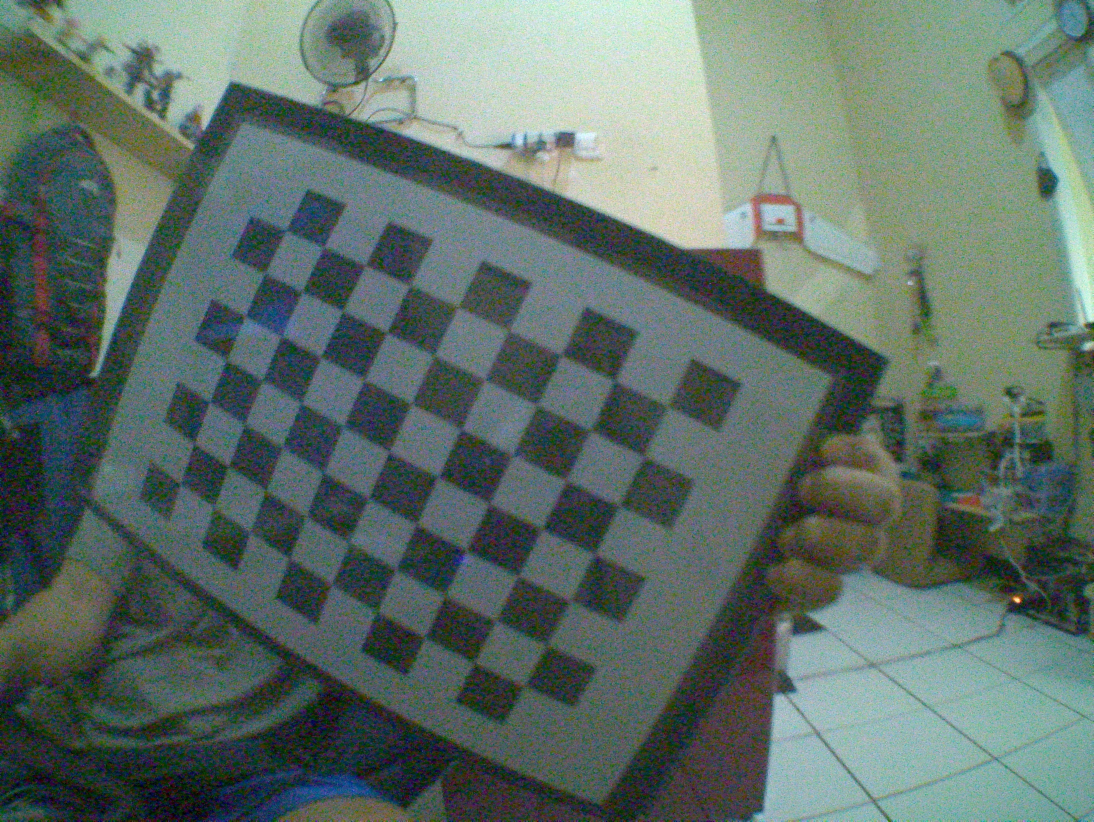
#> input picture capture/cam_0_11.jpg, 3280 x 2464 px (shown at 1/3 size); its folder holds only this picture in this run
$ python find_chessboard_corners.py
#> lines starting #> are read from the running program, lines starting #| are printed output that depends on the picture; after the words box and inside, x2 and y2 are one past the last pixel; in counts of white or black regions, pixels touching at a corner belong together; long printed decimals are rounded
import numpy as np
import cv2
import os

# Parameter
CHESSBOARD_SIZE = (7,9)

# termination criteria
criteria = (cv2.TERM_CRITERIA_EPS + cv2.TERM_CRITERIA_MAX_ITER, 30, 0.001)

# prepare object points, like (0,0,0), (1,0,0), (2,0,0) ....,(6,5,0)
objp = np.zeros((CHESSBOARD_SIZE[0]*CHESSBOARD_SIZE[1],3), np.float32)
objp[:,:2] = np.mgrid[0:CHESSBOARD_SIZE[0],0:CHESSBOARD_SIZE[1]].T.reshape(-1,2)

# Arrays to store object points and image points from all the images.
objpoints = [] # 3d point in real world space
imgpoints = [] # 2d points in image plane.


for filename in os.listdir("capture/"):
	print("read filename %s" % filename)
	img = cv2.imread("capture/" + filename)
#> img is the input picture: shape (2464, 3280, 3); mean B, G, R 105.2, 112.6, 96
	if img is None :
		print("empty image with filename %s" % filename)
		continue

	img = cv2.resize(img, (0,0), fx=0.25, fy=0.25)
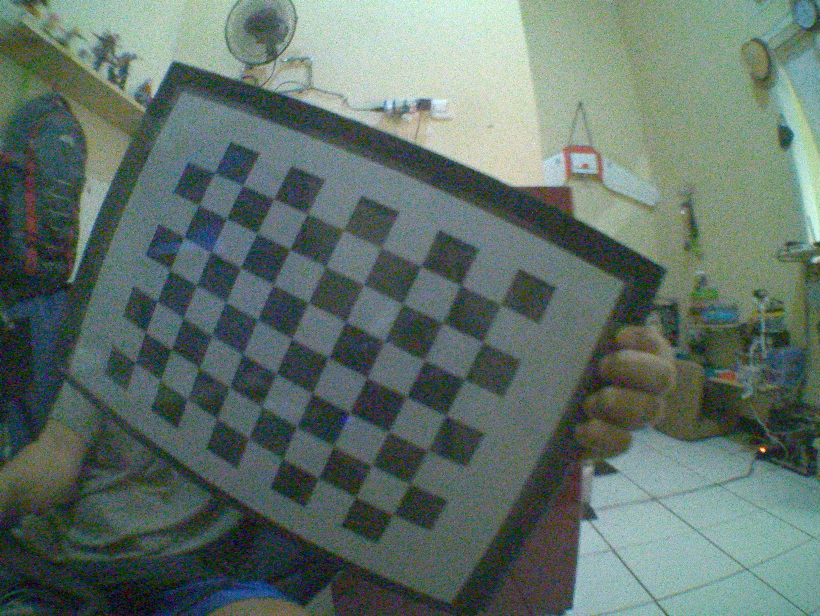
#> img: shape (616, 820, 3); mean B, G, R 105.4, 112.8, 96.1
	print(img.shape)
#| (616, 820, 3)
	gray = cv2.cvtColor(img, cv2.COLOR_BGR2GRAY)
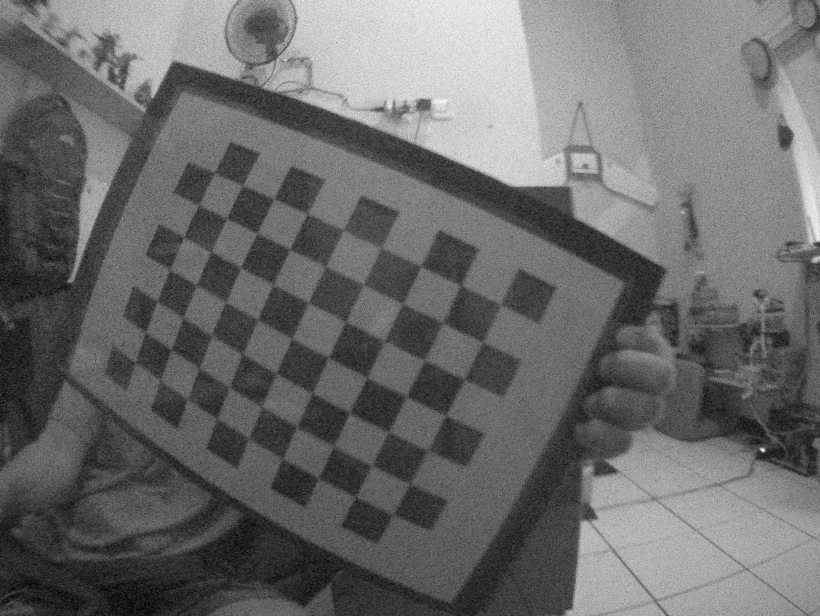
#> gray: shape (616, 820); min 2, max 248, mean 107

	# Find the chess board corners
	print("find chess corner for filename %s" % filename)
	ret, corners = cv2.findChessboardCorners(gray, CHESSBOARD_SIZE, None)
#> ret = True; corners = 63 rows, first 8: [134.4, 361.9], [145.8, 331.7], [157.5, 301.1], [169.5, 269.5], [185, 235.6], [199, 205], [214.5, 172.5], [161.6, 377.5]

	# If found, add object points, image points (after refining them)
	if ret == True:
		print("chess corner found!")
		objpoints.append(objp)
		corners2 = cv2.cornerSubPix(gray,corners, (11,11), (-1,-1), criteria)
#> corners2 = 63 rows, first 8: [134.9, 361.8], [144.8, 333.2], [156.5, 301], [168.8, 269.5], [184.2, 237.5], [198.4, 205.1], [215.2, 172.4], [159.9, 379]
		imgpoints.append(corners)

		# Draw and display the corners
		print("draw corner")
		cv2.drawChessboardCorners(img, CHESSBOARD_SIZE, corners2, ret)
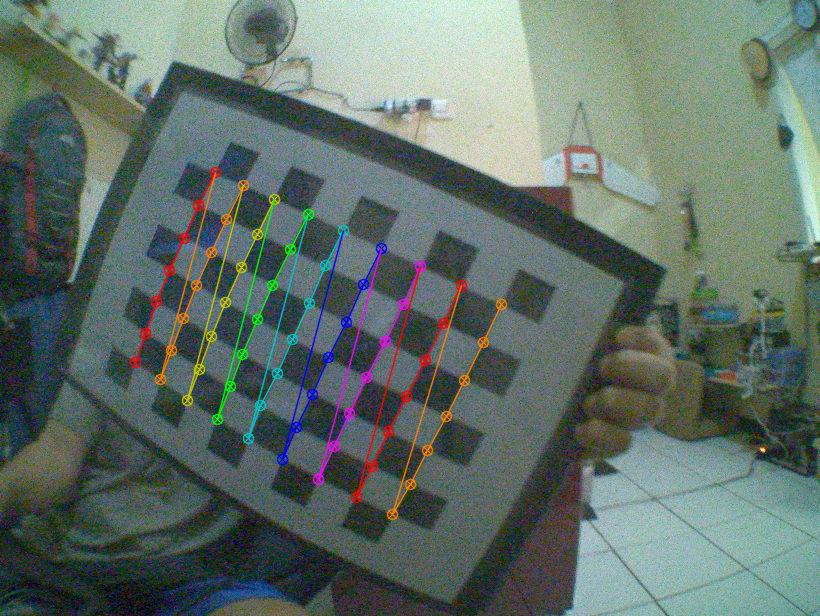
#> img: shape (616, 820, 3); 3.17% of pixels changed, all inside (x1, y1, x2, y2) = (129, 166, 508, 521)
		cv2.imshow('img', img)
		cv2.waitKey(0)

cv2.destroyAllWindows()

h,w = img.shape[:2]
#> h = 616; w = 820

ret, mtx, dist, rvecs, tvecs = cv2.calibrateCamera(objpoints, imgpoints, gray.shape[::-1], None, None)
#> ret = 1; mtx = [[2406.3, 0, 311], [0, 2027.2, 304.8], [0, 0, 1]]; dist = [[-12.06, 975.2, 0.0713, 0.308, -47219.1]]; rvecs = ([-0.28, 0.56, -1.08],); tvecs = ([-4.47, 1.68, 52.61],)

print("Camera matrix : \n")
print(mtx)
#| [[2.40631642e+03 0.00000000e+00 3.10961845e+02]
#|  [0.00000000e+00 2.02717054e+03 3.04768076e+02]
#|  [0.00000000e+00 0.00000000e+00 1.00000000e+00]]
print("dist : \n")
print(dist)
#| [[-1.20616113e+01  9.75203652e+02  7.12939228e-02  3.07691650e-01
#|   -4.72190678e+04]]
print("rvecs : \n")
print(rvecs)
#| (array([[-0.2804 ],
#|        [ 0.5604],
#|        [-1.080]]),)
print("tvecs : \n")
print(tvecs)
#| (array([[-4.467],
#|        [ 1.676],
#|        [52.607]]),)
